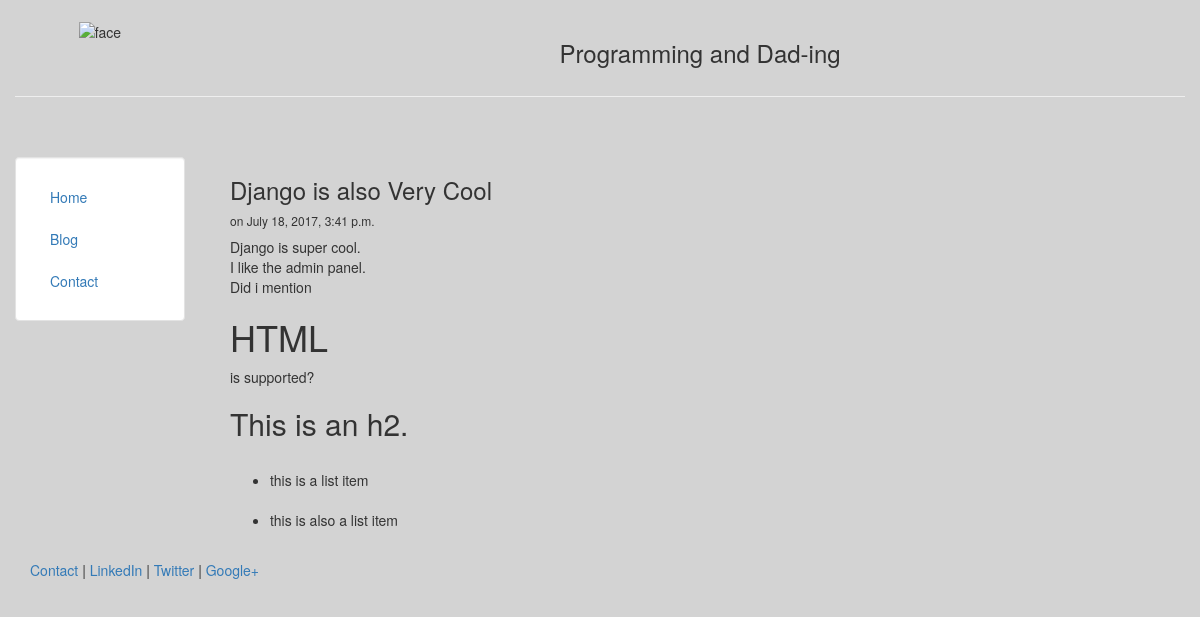
/blog/blog/6, run on an earlier commit of the app's database.
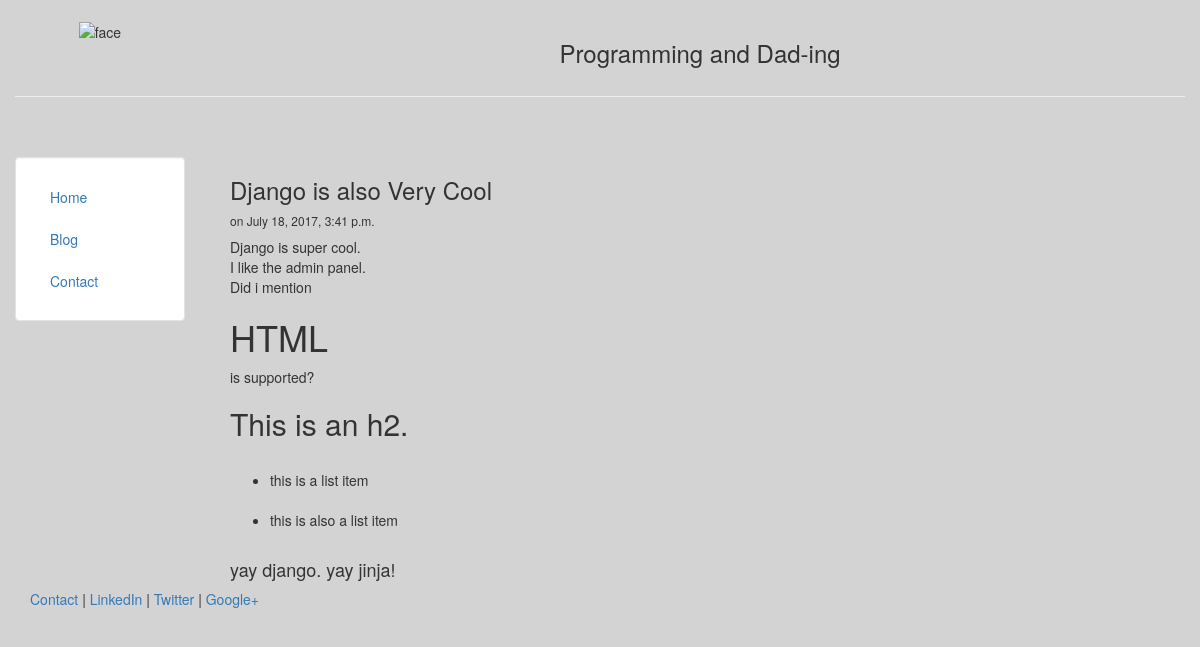
And on a later commit of the database.
### blog/models.py (models this page shows, shortened)
class Post(models.Model):
    title = models.CharField(max_length=140)
    body = models.TextField()
    date = models.DateTimeField()

### blog/templates/blog/post.html
{% extends "personal/header.html" %}
{% block content %}
    <h3>{{post.title}}</h3>
    <h6>on {{post.date}}</h6>
    {{post.body|safe|linebreaks}}
{% endblock %}

### personal/templates/personal/header.html (shortened to what this page needs)
<!DOCTYPE html>
<html lang="en">
<head>
	{% load staticfiles %}
	<link rel="stylesheet" href="{% static 'personal/css/bootstrap.min.css' %}" type = "text/css"/>
</head>
<body class="body" style="background-color:lightgrey">
	<div class="container-fluid">
		<div class="row">
			  <div class="col-sm-2">
				  <br>
				  <center>
					<img src="{% static 'personal/img/flowers.jpg' %}" class="responsive-img" style='max-height:100px;' alt="face">
				  </center>
			  </div>
			  <div class="col-sm-10">
				  <br>
				  <center>
				  <h3>Programming and Dad-ing</h3>
				  </center>
			  </div>
		</div><hr>
		<div class="row">
		  <div class="col-sm-2">
		  <br>
		  <br>
			<div class="well bs-sidebar" id="sidebar" style="background-color:#fff">
			  <ul class="nav nav-pills nav-stacked">
				<li><a href='/'>Home</a></li>
				<li><a href='/blog/'>Blog</a></li>
				<li><a href='/contact/'>Contact</a></li>
			  </ul>
			</div>
		  </div>
		  <div class="col-sm-10">
			<div class='container-fluid'>
			<br><br>
			   {% block content %}
			   {% endblock %}
			</div>
		  </div>
		</div>
	</div>
	<footer>
		<div class="container-fluid" style='margin-left:15px'>
			<p><a href="#" target="blank">Contact</a> | <a href="#" target="blank">LinkedIn</a> | <a href="#" target="blank">Twitter</a> | <a href="#" target="blank">Google+</a></p>
		</div>
	</footer>
</body>
</html>

What changed in the data, as far as the page shows it:
changed Post "Django is also Very Cool": body "Django is super cool. I like the admin panel. Did i mention HTML is supported? This is an h2. this is a list item this is also a list item" → "…also a list item yay django. yay jinja!"
